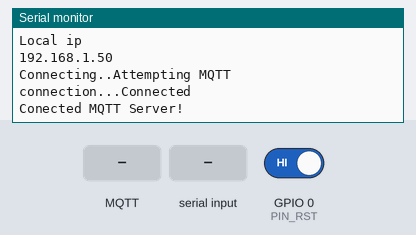
A sketch run on a simulated ESP8266 (NodeMCU). Parts: the last lines printed to the serial monitor. Inputs (shaded band) come from the test bench; at power-on: GPIO 0 (PIN_RST) HIGH. WiFi joins after 1.5 s; servers stay silent unless stated; storage starts empty; no MQTT or app messages arrive unless stated. At 9.3 s the program restarts the board; the recording ends there.

Above: at 2.7 s.
2.8 s: MQTT message "0" arrives on the first subscribed topic
At 3.2 s:
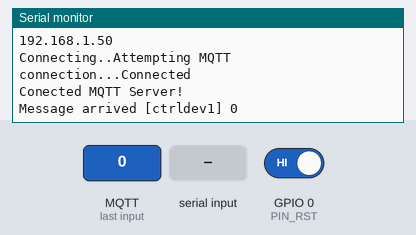
4.3 s: "90,45,200\n" received over the second serial link
At 6.4 s:
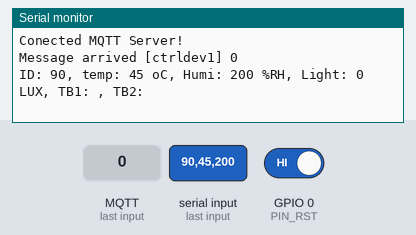
6.8 s: MQTT message "on" arrives on the first subscribed topic
At 7.2 s:
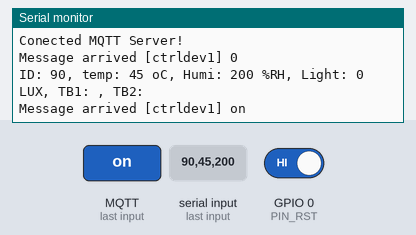
8.3 s: GPIO 0 (PIN_RST) driven LOW
At 9.1 s:
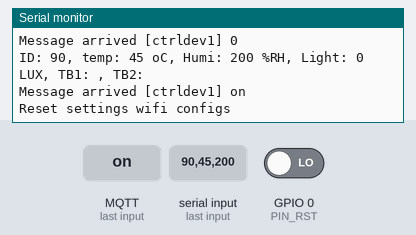

Measured:
- after the input at 2.8 s, the serial monitor: prints a new line at once (image 1)
- after the input at 4.3 s, the serial monitor: prints a new line after 1.0 s (image 2)
- after the input at 6.8 s, the serial monitor: prints a new line at once (image 3)
- after the input at 8.3 s, the serial monitor: prints a new line at once (image 4)

The sketch:

wifi-manager.ino
```cpp
#include <FS.h>

#include <ESP8266WiFi.h>
#include <DNSServer.h>
#include <ESP8266WebServer.h>
#include <WiFiManager.h>        //https://github.com/tzapu/WiFiManager
#include <PubSubClient.h>
#include <SoftwareSerial.h>
#include <WiFiUdp.h>


#include <ArduinoJson.h>        //https://github.com/bblanchon/ArduinoJson

#define PIN_RST 0
#define INPUT_SIZE 30

/* Serial */
SoftwareSerial swSer(5, 4, false, 128);   // (RX, TX, Invert, buffersize)
char input[INPUT_SIZE + 1];
char* command;
int i = 0;

/* JSON */
char json[100];
char ID[3], temp[5], humi[5], light[5], stt1[5], stt2[5];
StaticJsonBuffer<200> jsonBuffer;
//JsonObject& payload = jsonBuffer.createObject();

boolean statusWifi = 0;
long lastMsg = 0;

/* Wifi manager*/
WiFiManager wifiManager;
char mqtt_server[40] = "m12.cloudmqtt.com";
char mqtt_port[6] = "12111";
char mqtt_topic_pub[20] = "device1";
char mqtt_topic_sub[20] = "ctrldev1";
char mqtt_user[20] = "espdev1";
char mqtt_pass[20] = "123456";
bool shouldSaveConfig = false;

void saveConfigCallback() {
  Serial.println("Should save config");
  shouldSaveConfig = true;
}
void SetUpWifi();


/* MQTT Setting */
WiFiClient espClient;
PubSubClient client(espClient);
void MQTTconnect();
char msg[256];
char msg_r[128];
void callback(char* topic, byte* payload, unsigned int length);

void setup() {
  /// put your setup code here, to run once:
  Serial.begin(115200);
  swSer.begin(115200);
  Serial.println("start");

  pinMode(PIN_RST, INPUT);
  SetUpWifi();
  statusWifi = 1;

  client.setServer(mqtt_server, atoi(mqtt_port));
  client.setCallback(callback);
  MQTTconnect();
}

void loop() {
  client.loop();
  delay(10);
  if (!client.connected())  {
    Serial.println("Disconnect...");
    MQTTconnect();
    }
  while (swSer.available()) {
    byte size = swSer.readBytes(input, INPUT_SIZE);
    // Add the final 0 to end.
    input[size] = 0;
    // Read each command pair
    command = strtok(input, ",");
    while (command != 0) {
      if (i == 0)
        strcpy(ID, command);
      else if (i == 1)
        strcpy(temp, command);
      else if (i == 2)
        strcpy(humi, command);
      else if (i == 3)
        strcpy(light, command);
      else if (i == 4)
        strcpy(stt1,command);
      else if (i == 5)
        strcpy(stt2,command);
      i++;
      command = strtok(0, ",");
    }
    i = 0;
    sprintf(msg, "ID: %d, temp: %d oC, Humi: %d %RH, Light: %d LUX, TB1: %s, TB2: %s", atoi(ID), atoi(temp), atoi(humi), atoi(light), stt1,stt2);
    Serial.println(msg);
    client.publish(mqtt_topic_pub, msg);
  }
  if (WiFi.status() != WL_CONNECTED)  {
    statusWifi = 0;
    delay(500);
  }
  else
    statusWifi = 1;

  if ( digitalRead(PIN_RST) == LOW)
  {
    Serial.println("Reset settings wifi configs");
    wifiManager.resetSettings();
    delay(1000);
    ESP.reset();

  }
}

void callback(char* topic, byte* payload, unsigned int length) {
  Serial.print("Message arrived [");
  Serial.print(topic);
  Serial.print("] ");
  for (int i = 0; i < length; i++) {
    swSer.print((char)payload[i]);
    Serial.print((char)payload[i]);
  }
  Serial.println();
}

/* Connect to broker MQTT */
void MQTTconnect()  {
  Serial.print("\nConnecting..");
  while (!client.connected())  {
    Serial.print("Attempting MQTT connection...");
    if (client.connect("ESP8266Client", mqtt_user, mqtt_pass)) {
      Serial.println("Connected");
      client.publish(mqtt_topic_pub, "ESP_connected");
      client.subscribe(mqtt_topic_sub);
    }
    else {
    Serial.print("failed, rc=");
    Serial.print(client.state());
    Serial.println(" try again in 5 seconds");
    delay(5000);
    }
  Serial.println("\nConected MQTT Server!");

  // client.subscribe("/example");
  // client.unsubscribe("/example");
  }
}


void SetUpWifi()  {
  //clean FS, for testing
  //SPIFFS.format();

  //read configuration from FS json
  Serial.println("mounting FS...");

  if (SPIFFS.begin()) {
    Serial.println("mounted file system");
    if (SPIFFS.exists("/config.json")) {
      //file exists, reading and loading
      Serial.println("reading config file");
      File configFile = SPIFFS.open("/config.json", "r");
      if (configFile) {
        Serial.println("opened config file");
        size_t size = configFile.size();
        // Allocate a buffer to store contents of the file.
        std::unique_ptr<char[]> buf(new char[size]);

        configFile.readBytes(buf.get(), size);
        DynamicJsonBuffer jsonBuffer;
        JsonObject& json = jsonBuffer.parseObject(buf.get());
        json.printTo(Serial);
        if (json.success()) {
          Serial.println("\nparsed json");

          strcpy(mqtt_server, json["mqtt_server"]);
          strcpy(mqtt_port, json["mqtt_port"]);
          strcpy(mqtt_topic_pub, json["mqtt_topic_pub"]);
          strcpy(mqtt_topic_sub, json["mqtt_topic_sub"]);
          strcpy(mqtt_user, json["mqtt_user"]);
          strcpy(mqtt_pass, json["mqtt_pass"]);

        } else {
          Serial.println("failed to load json config");
        }
      }
    }
  } else {
    Serial.println("failed to mount FS");
  }
  //end read

  WiFiManagerParameter custom_mqtt_server("server", "mqtt server", mqtt_server, 40);
  WiFiManagerParameter custom_mqtt_port("port", "mqtt port", mqtt_port, 6);
  WiFiManagerParameter custom_mqtt_topic_pub("mqtt_topic_pub", "mqtt_topic_pub", mqtt_topic_pub, 40);
  WiFiManagerParameter custom_mqtt_topic_sub("mqtt_topic_sub", "mqtt_topic_sub", mqtt_topic_sub, 40);
  WiFiManagerParameter custom_mqtt_user("user", "mqtt_user", mqtt_user, 20);
  WiFiManagerParameter custom_mqtt_pass("pass", "mqtt_pass", mqtt_pass, 20);


  //WiFiManager
  //Local intialization. Once its business is done, there is no need to keep it around


  wifiManager.setSaveConfigCallback(saveConfigCallback);

  //set static ip
  //wifiManager.setSTAStaticIPConfig(IPAddress(10,0,1,99), IPAddress(10,0,1,1), IPAddress(255,255,255,0));

  //add all your parameters here
  wifiManager.addParameter(&custom_mqtt_server);
  wifiManager.addParameter(&custom_mqtt_port);
  wifiManager.addParameter(&custom_mqtt_topic_pub);
  wifiManager.addParameter(&custom_mqtt_topic_sub);
  wifiManager.addParameter(&custom_mqtt_user);
  wifiManager.addParameter(&custom_mqtt_pass);


  //reset settings - for testing
  //wifiManager.resetSettings();

  //defaults to 8%
  wifiManager.setMinimumSignalQuality(30);

  wifiManager.setTimeout(180);

  if (!wifiManager.autoConnect("nhantt","password")) {
    Serial.println("failed to connect and hit timeout");
    delay(3000);
    //reset and try again, or maybe put it to deep sleep
    ESP.reset();
    delay(5000);
  }

  //if you get here you have connected to the WiFi
  Serial.println("Connected!");
  swSer.print("Connected\n");

  //read updated parameters
  strcpy(mqtt_server, custom_mqtt_server.getValue());
  strcpy(mqtt_port, custom_mqtt_port.getValue());
  strcpy(mqtt_topic_pub, custom_mqtt_topic_pub.getValue());
  strcpy(mqtt_topic_sub, custom_mqtt_topic_sub.getValue());
  strcpy(mqtt_user, custom_mqtt_user.getValue());
  strcpy(mqtt_pass, custom_mqtt_pass.getValue());

  //save the custom parameters to FS
  if (shouldSaveConfig) {
    Serial.println("saving config");
    DynamicJsonBuffer jsonBuffer;
    JsonObject& json = jsonBuffer.createObject();
    json["mqtt_server"] = mqtt_server;
    json["mqtt_port"] = mqtt_port;
    json["mqtt_topic_pub"] = mqtt_topic_pub;
    json["mqtt_topic_sub"] = mqtt_topic_sub;
    json["mqtt_user"] = mqtt_user;
    json["mqtt_pass"] = mqtt_pass;


    File configFile = SPIFFS.open("/config.json", "w");
    if (!configFile) {
      Serial.println("failed to open config file for writing");
    }

    json.printTo(Serial);
    json.printTo(configFile);
    configFile.close();
    //end save
  }

  Serial.println("\nLocal ip");
  Serial.println(WiFi.localIP());

}
```
